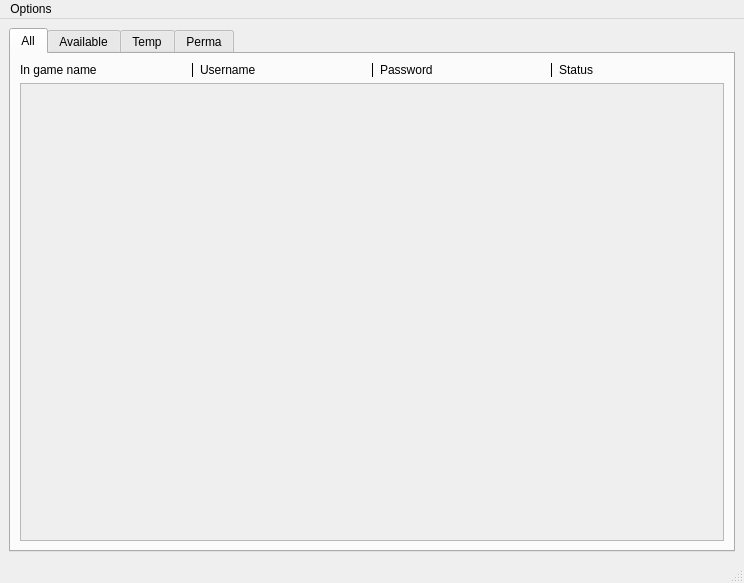
<?xml version="1.0" encoding="UTF-8"?>
<ui version="4.0">
 <class>AccountManager</class>
 <widget class="QMainWindow" name="AccountManager">
  <property name="geometry">
   <rect>
    <x>0</x>
    <y>0</y>
    <width>744</width>
    <height>583</height>
   </rect>
  </property>
  <property name="windowTitle">
   <string>AccountManager</string>
  </property>
  <widget class="QWidget" name="centralwidget">
   <layout class="QVBoxLayout" name="verticalLayout_5">
    <item>
     <widget class="QTabWidget" name="tabWidget">
      <property name="tabPosition">
       <enum>QTabWidget::North</enum>
      </property>
      <property name="tabShape">
       <enum>QTabWidget::Rounded</enum>
      </property>
      <property name="currentIndex">
       <number>0</number>
      </property>
      <property name="elideMode">
       <enum>Qt::ElideNone</enum>
      </property>
      <property name="movable">
       <bool>true</bool>
      </property>
      <widget class="QWidget" name="all">
       <attribute name="title">
        <string>All</string>
       </attribute>
       <layout class="QVBoxLayout" name="verticalLayout" stretch="0,0">
        <item>
         <layout class="QHBoxLayout" name="horizontalLayout_2">
          <item>
           <widget class="QLabel" name="label_3">
            <property name="text">
             <string>In game name</string>
            </property>
           </widget>
          </item>
          <item>
           <widget class="Line" name="line">
            <property name="frameShadow">
             <enum>QFrame::Plain</enum>
            </property>
            <property name="orientation">
             <enum>Qt::Vertical</enum>
            </property>
           </widget>
          </item>
          <item>
           <widget class="QLabel" name="label_2">
            <property name="text">
             <string>Username</string>
            </property>
           </widget>
          </item>
          <item>
           <widget class="Line" name="line_2">
            <property name="frameShadow">
             <enum>QFrame::Plain</enum>
            </property>
            <property name="orientation">
             <enum>Qt::Vertical</enum>
            </property>
           </widget>
          </item>
          <item>
           <widget class="QLabel" name="label">
            <property name="text">
             <string>Password</string>
            </property>
           </widget>
          </item>
          <item>
           <widget class="Line" name="line_3">
            <property name="frameShadow">
             <enum>QFrame::Plain</enum>
            </property>
            <property name="orientation">
             <enum>Qt::Vertical</enum>
            </property>
           </widget>
          </item>
          <item>
           <widget class="QLabel" name="label_4">
            <property name="text">
             <string>Status</string>
            </property>
           </widget>
          </item>
         </layout>
        </item>
        <item>
         <widget class="QScrollArea" name="scrollArea">
          <property name="widgetResizable">
           <bool>true</bool>
          </property>
          <widget class="QWidget" name="scrollAreaWidgetContents_3">
           <property name="geometry">
            <rect>
             <x>0</x>
             <y>0</y>
             <width>702</width>
             <height>448</height>
            </rect>
           </property>
           <layout class="QVBoxLayout" name="verticalLayout_6">
            <item>
             <spacer name="verticalSpacer">
              <property name="orientation">
               <enum>Qt::Vertical</enum>
              </property>
              <property name="sizeHint" stdset="0">
               <size>
                <width>20</width>
                <height>40</height>
               </size>
              </property>
             </spacer>
            </item>
           </layout>
          </widget>
         </widget>
        </item>
       </layout>
      </widget>
      <widget class="QWidget" name="available">
       <attribute name="title">
        <string>Available</string>
       </attribute>
       <layout class="QVBoxLayout" name="verticalLayout_2">
        <item>
         <layout class="QHBoxLayout" name="horizontalLayout"/>
        </item>
        <item>
         <widget class="QScrollArea" name="scrollArea_2">
          <property name="widgetResizable">
           <bool>true</bool>
          </property>
          <widget class="QWidget" name="scrollAreaWidgetContents_5">
           <property name="geometry">
            <rect>
             <x>0</x>
             <y>0</y>
             <width>702</width>
             <height>464</height>
            </rect>
           </property>
           <layout class="QVBoxLayout" name="verticalLayout_7">
            <item>
             <spacer name="verticalSpacer_2">
              <property name="orientation">
               <enum>Qt::Vertical</enum>
              </property>
              <property name="sizeHint" stdset="0">
               <size>
                <width>20</width>
                <height>443</height>
               </size>
              </property>
             </spacer>
            </item>
           </layout>
          </widget>
         </widget>
        </item>
       </layout>
      </widget>
      <widget class="QWidget" name="temp">
       <attribute name="title">
        <string>Temp</string>
       </attribute>
       <layout class="QVBoxLayout" name="verticalLayout_3">
        <item>
         <widget class="QScrollArea" name="scrollArea_3">
          <property name="widgetResizable">
           <bool>true</bool>
          </property>
          <widget class="QWidget" name="scrollAreaWidgetContents_6">
           <property name="geometry">
            <rect>
             <x>0</x>
             <y>0</y>
             <width>702</width>
             <height>472</height>
            </rect>
           </property>
           <layout class="QVBoxLayout" name="verticalLayout_8">
            <item>
             <spacer name="verticalSpacer_3">
              <property name="orientation">
               <enum>Qt::Vertical</enum>
              </property>
              <property name="sizeHint" stdset="0">
               <size>
                <width>20</width>
                <height>451</height>
               </size>
              </property>
             </spacer>
            </item>
           </layout>
          </widget>
         </widget>
        </item>
       </layout>
      </widget>
      <widget class="QWidget" name="perma">
       <attribute name="title">
        <string>Perma</string>
       </attribute>
       <layout class="QVBoxLayout" name="verticalLayout_4">
        <item>
         <widget class="QScrollArea" name="scrollArea_4">
          <property name="widgetResizable">
           <bool>true</bool>
          </property>
          <widget class="QWidget" name="scrollAreaWidgetContents_7">
           <property name="geometry">
            <rect>
             <x>0</x>
             <y>0</y>
             <width>702</width>
             <height>472</height>
            </rect>
           </property>
           <layout class="QVBoxLayout" name="verticalLayout_9">
            <item>
             <spacer name="verticalSpacer_4">
              <property name="orientation">
               <enum>Qt::Vertical</enum>
              </property>
              <property name="sizeHint" stdset="0">
               <size>
                <width>20</width>
                <height>451</height>
               </size>
              </property>
             </spacer>
            </item>
           </layout>
          </widget>
         </widget>
        </item>
       </layout>
      </widget>
     </widget>
    </item>
   </layout>
  </widget>
  <widget class="QMenuBar" name="menubar">
   <property name="geometry">
    <rect>
     <x>0</x>
     <y>0</y>
     <width>744</width>
     <height>21</height>
    </rect>
   </property>
   <widget class="QMenu" name="menuOptions">
    <property name="title">
     <string>Options</string>
    </property>
    <property name="separatorsCollapsible">
     <bool>false</bool>
    </property>
    <addaction name="separator"/>
    <addaction name="actionAdd_account"/>
    <addaction name="separator"/>
    <addaction name="actionRemove_account"/>
    <addaction name="separator"/>
    <addaction name="actionEdit_account"/>
    <addaction name="separator"/>
    <addaction name="actionFind_Ctrl_f"/>
    <addaction name="separator"/>
    <addaction name="actionSort_Ctrl_S"/>
   </widget>
   <addaction name="menuOptions"/>
  </widget>
  <widget class="QStatusBar" name="statusbar"/>
  <action name="actionAdd_account">
   <property name="text">
    <string>Add (Ctrl + A)</string>
   </property>
   <property name="iconVisibleInMenu">
    <bool>true</bool>
   </property>
  </action>
  <action name="actionRemove_account">
   <property name="text">
    <string>Remove (Ctrl + R)</string>
   </property>
   <property name="iconVisibleInMenu">
    <bool>true</bool>
   </property>
  </action>
  <action name="actionEdit_account">
   <property name="text">
    <string>Edit (Ctrl + E)</string>
   </property>
   <property name="iconVisibleInMenu">
    <bool>true</bool>
   </property>
  </action>
  <action name="actionFind_Ctrl_f">
   <property name="text">
    <string>Find (Ctrl + f)</string>
   </property>
  </action>
  <action name="actionSort_Ctrl_S">
   <property name="text">
    <string>Sort (Ctrl + S)</string>
   </property>
  </action>
 </widget>
 <resources/>
 <connections/>
</ui>
